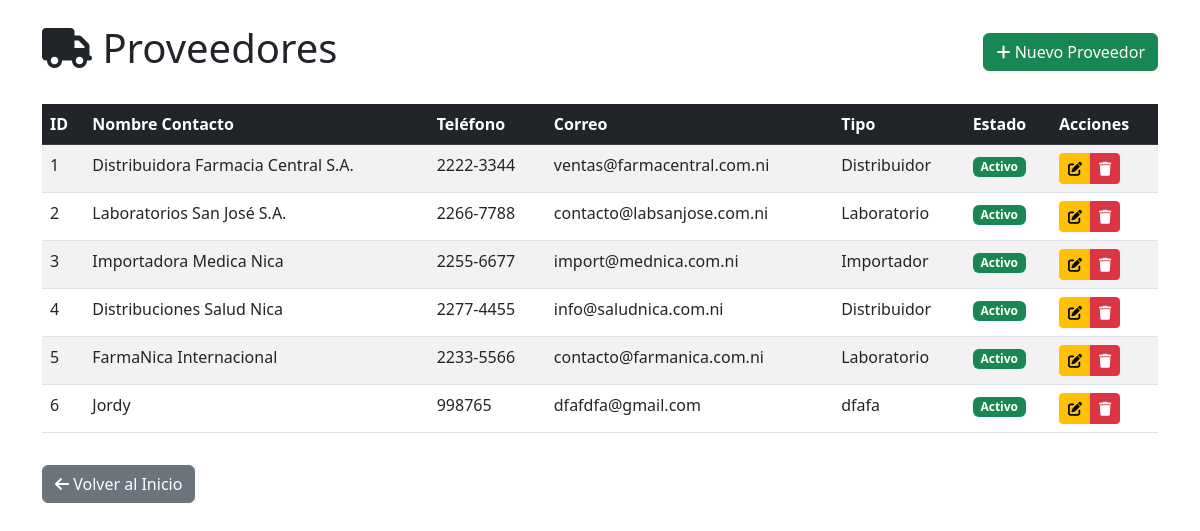
Screenshot of /proveedores/ with the database file from the repository.
### farmacia_app/models.py (models this page shows, shortened)
class Proveedor(models.Model):
    id_proveedor = models.AutoField(primary_key=True)
    nombre_contacto = models.CharField(max_length=255)
    direccion = models.TextField(blank=True, null=True)
    telefono = models.CharField(max_length=20, blank=True, null=True)
    fecha_registro = models.DateField(blank=True, null=True)
    ruc = models.CharField(max_length=20, blank=True, null=True)
    correo = models.EmailField(blank=True, null=True)
    estado = models.IntegerField(default=1)
    tipo_proveedor = models.CharField(max_length=100, blank=True, null=True)
    class Meta:
        db_table = 'Proveedor'

### farmacia_app/views.py (the view)
# urls.py: path('proveedores/', views.proveedor_list, name='proveedor_list'),
def proveedor_list(request):
    proveedores = Proveedor.objects.all()
    return render(request, 'proveedor/list.html', {'proveedores': proveedores})

### farmacia_app/templates/proveedor/list.html (shortened to what this page needs)
<!DOCTYPE html>
<html lang="es">
<head>
    <link href="https://cdn.jsdelivr.net/npm/bootstrap@5.3.0/dist/css/bootstrap.min.css" rel="stylesheet">
    <link rel="stylesheet" href="https://cdnjs.cloudflare.com/ajax/libs/font-awesome/6.4.0/css/all.min.css">
</head>
<body>
    <div class="container mt-4">
        <div class="d-flex justify-content-between align-items-center mb-4">
            <h1><i class="fas fa-truck"></i> Proveedores</h1>
            <a href="{% url 'proveedor_create' %}" class="btn btn-success">
                <i class="fas fa-plus"></i> Nuevo Proveedor
            </a>
        </div>
        <div class="table-responsive">
            <table class="table table-striped table-hover">
                <thead class="table-dark">
                    <tr>
                        <th>ID</th>
                        <th>Nombre Contacto</th>
                        <th>Teléfono</th>
                        <th>Correo</th>
                        <th>Tipo</th>
                        <th>Estado</th>
                        <th>Acciones</th>
                    </tr>
                </thead>
                <tbody>
                    {% for proveedor in proveedores %}
                    <tr>
                        <td>{{ proveedor.id_proveedor }}</td>
                        <td>{{ proveedor.nombre_contacto }}</td>
                        <td>{{ proveedor.telefono|default:"-" }}</td>
                        <td>{{ proveedor.correo|default:"-" }}</td>
                        <td>{{ proveedor.tipo_proveedor|default:"-" }}</td>
                        <td>
                            {% if proveedor.estado == 1 %}
                                <span class="badge bg-success">Activo</span>
                            {% else %}
                                <span class="badge bg-danger">Inactivo</span>
                            {% endif %}
                        </td>
                        <td>
                            <div class="btn-group btn-group-sm">
                                <a href="{% url 'proveedor_edit' proveedor.id_proveedor %}" class="btn btn-warning">
                                    <i class="fas fa-edit"></i>
                                </a>
                                <a href="{% url 'proveedor_delete' proveedor.id_proveedor %}" class="btn btn-danger">
                                    <i class="fas fa-trash"></i>
                                </a>
                            </div>
                        </td>
                    </tr>
                    {% empty %}
                    <tr>
                        <td colspan="7" class="text-center text-muted py-4">
                            No hay proveedores registrados
                        </td>
                    </tr>
                    {% endfor %}
                </tbody>
            </table>
        </div>
        <a href="{% url 'home' %}" class="btn btn-secondary mt-3">
            <i class="fas fa-arrow-left"></i> Volver al Inicio
        </a>
    </div>
</body>
</html>

### rows the page displays
Proveedor: id_proveedor "1", nombre_contacto "Distribuidora Farmacia Central S.A.", telefono "2222-3344", correo "ventas@farmacentral.com.ni", tipo_proveedor "Distribuidor", estado "Activo"
Proveedor: id_proveedor "2", nombre_contacto "Laboratorios San José S.A.", telefono "2266-7788", correo "contacto@labsanjose.com.ni", tipo_proveedor "Laboratorio", estado "Activo"
Proveedor: id_proveedor "3", nombre_contacto "Importadora Medica Nica", telefono "2255-6677", correo "import@mednica.com.ni", tipo_proveedor "Importador", estado "Activo"
Proveedor: id_proveedor "4", nombre_contacto "Distribuciones Salud Nica", telefono "2277-4455", correo "info@saludnica.com.ni", tipo_proveedor "Distribuidor", estado "Activo"
Proveedor: id_proveedor "5", nombre_contacto "FarmaNica Internacional", telefono "2233-5566", correo "contacto@farmanica.com.ni", tipo_proveedor "Laboratorio", estado "Activo"
Proveedor: id_proveedor "6", nombre_contacto "Jordy", telefono "998765", correo "dfafdfa@gmail.com", tipo_proveedor "dfafa", estado "Activo"
